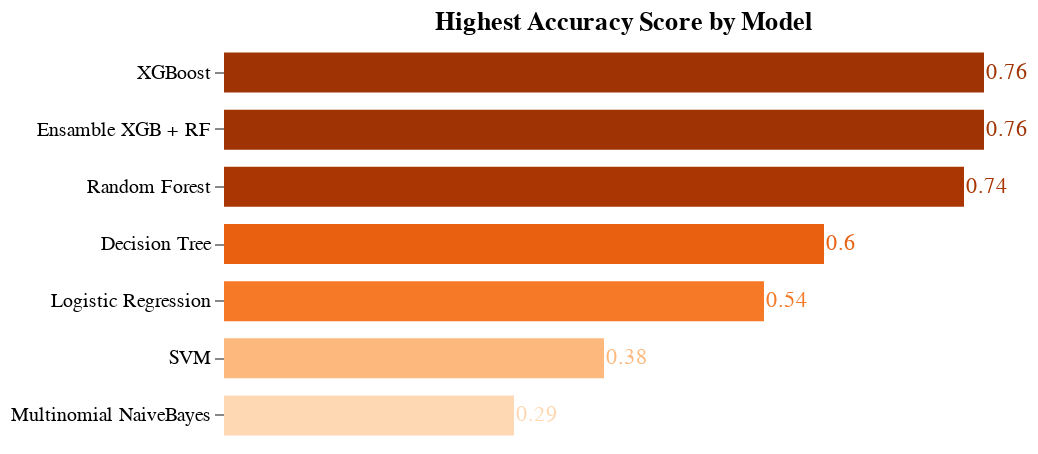

The notebook cell saved with this chart:
### Code cell
base = alt.Chart(accuracy_scores_summary).encode(
    y=alt.Y('model_names:N', title=None, sort='-x'),
    x=alt.X('accuracy_scores:Q', title=None, axis=None),
    color=alt.Color('accuracy_scores:Q',
                    legend=None,
                    scale=alt.Scale(scheme='oranges')),
    text=alt.Text('accuracy_scores:Q')).properties(
        width=400, height=200, title='Highest Accuracy Score by Model')

(base.mark_bar(size=20) + base.mark_text(align='left', dx=1)).configure_view(
    strokeWidth=0).configure_axis(grid=False, domain=False)

### Figure 1 — Vega specification as saved in the notebook (floating-point values rounded to 4 significant figures)
{"$schema": "https://vega.github.io/schema/vega/v5.json", "data": [{"name": "source_0"}, {"name": "data_1", "values": [{"accuracy_scores": 0.74, "accuracy_scores_end": 0.74, "accuracy_scores_start": 0.0, "model_names": "Random Forest"}, {"accuracy_scores": 0.6, "accuracy_scores_end": 0.6, "accuracy_scores_start": 0.0, "model_names": "Decision Tree"}, {"accuracy_scores": 0.76, "accuracy_scores_end": 0.76, "accuracy_scores_start": 0.0, "model_names": "XGBoost"}, {"accuracy_scores": 0.38, "accuracy_scores_end": 0.38, "accuracy_scores_start": 0.0, "model_names": "SVM"}, {"accuracy_scores": 0.29, "accuracy_scores_end": 0.29, "accuracy_scores_start": 0.0, "model_names": "Multinomial NaiveBayes"}, {"accuracy_scores": 0.54, "accuracy_scores_end": 0.54, "accuracy_scores_start": 0.0, "model_names": "Logistic Regression"}, {"accuracy_scores": 0.76, "accuracy_scores_end": 0.76, "accuracy_scores_start": 0.0, "model_names": "Ensamble XGB + RF"}]}, {"name": "data_2", "values": [{"accuracy_scores": 0.74, "model_names": "Random Forest"}, {"accuracy_scores": 0.6, "model_names": "Decision Tree"}, {"accuracy_scores": 0.76, "model_names": "XGBoost"}, {"accuracy_scores": 0.38, "model_names": "SVM"}, {"accuracy_scores": 0.29, "model_names": "Multinomial NaiveBayes"}, {"accuracy_scores": 0.54, "model_names": "Logistic Regression"}, {"accuracy_scores": 0.76, "model_names": "Ensamble XGB + RF"}]}, {"name": "source_0_y_domain_model_names", "values": [{"model_names": "Random Forest", "sort_field": 0.74}, {"model_names": "Decision Tree", "sort_field": 0.6}, {"model_names": "XGBoost", "sort_field": 0.76}, {"model_names": "SVM", "sort_field": 0.38}, {"model_names": "Multinomial NaiveBayes", "sort_field": 0.29}, {"model_names": "Logistic Regression", "sort_field": 0.54}, {"model_names": "Ensamble XGB + RF", "sort_field": 0.76}]}], "marks": [{"type": "rect", "name": "layer_0_marks", "from": {"data": "data_1"}, "encode": {"update": {"fill": {"field": "accuracy_scores", "scale": "color"}, "x2": {"field": "accuracy_scores_start", "scale": "x"}, "height": {"value": 20}, "x": {"field": "accuracy_scores_end", "scale": "x"}, "yc": {"field": "model_names", "scale": "y", "band": 0.5}}}, "style": ["bar"]}, {"type": "text", "name": "layer_1_marks", "from": {"data": "data_2"}, "encode": {"update": {"baseline": {"value": "middle"}, "y": {"field": "model_names", "scale": "y", "band": 0.5}, "text": {"signal": "format(datum[\"accuracy_scores\"], \"\")"}, "dx": {"value": 1}, "x": {"field": "accuracy_scores", "scale": "x"}, "align": {"value": "left"}, "fill": {"field": "accuracy_scores", "scale": "color"}}}, "style": ["text"]}], "scales": [{"name": "x", "type": "linear", "domain": {"fields": [{"data": "data_1", "field": "accuracy_scores_start"}, {"data": "data_1", "field": "accuracy_scores_end"}, {"data": "data_2", "field": "accuracy_scores"}]}, "range": [0, {"signal": "width"}], "nice": true, "zero": true}, {"name": "y", "type": "band", "domain": {"data": "source_0_y_domain_model_names", "field": "model_names", "sort": {"op": "max", "field": "sort_field", "order": "descending"}}, "range": [0, {"signal": "height"}], "paddingOuter": 0.05, "paddingInner": 0.1}, {"name": "color", "type": "linear", "domain": {"fields": [{"data": "data_1", "field": "accuracy_scores"}, {"data": "data_2", "field": "accuracy_scores"}]}, "range": {"scheme": "oranges"}, "interpolate": "hcl", "zero": false}], "axes": [{"scale": "y", "zindex": 0, "grid": false, "orient": "left"}], "title": {"text": "Highest Accuracy Score by Model", "frame": "group"}, "width": 400, "height": 200, "background": "white", "style": "cell", "padding": 5, "config": {"axis": {"domain": false, "grid": false}, "style": {"cell": {"strokeWidth": 0}}}}
